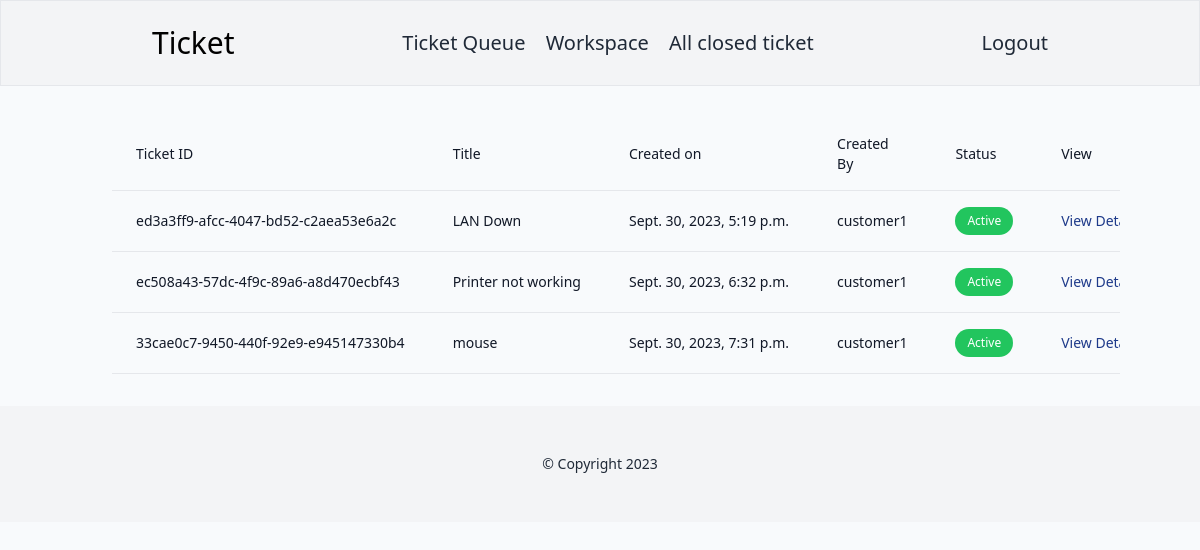
The app's page /ticket/workspace/ (signed in) with its own data.
### ticket/models.py (models this page shows, shortened)
class Ticket(models.Model):
    status_choices=(
        ('Active','Active'),
        ('Completed','Completed'),
        ('Pending','Pending')
    )
    ticket_number=models.UUIDField(default=uuid.uuid4)
    title=models.CharField(max_length=100)
    description=models.TextField()
    created_by=models.ForeignKey(User,on_delete=models.CASCADE, related_name='created_by')
    date_created=models.DateTimeField(auto_now_add=True)
    assigned_to=models.ForeignKey(User,on_delete=models.DO_NOTHING,null=True, blank=True)
    is_resolved=models.BooleanField(default=False)
    accepted_date=models.DateTimeField(null=True, blank=True)
    closed_date=models.DateTimeField(null=True,blank=True)
    ticket_status=models.CharField(max_length=15, choices=status_choices)

### users/models.py (models this page shows)
class User(AbstractUser):
    is_customer=models.BooleanField(default=False)
    is_engineer=models.BooleanField(default=False)
    def __str__(self):
        return self.username

### ticket/views.py (the view)
# urls.py: path('workspace/', workspace, name='workspace'),
def workspace(request):
    tickets=Ticket.objects.filter(assigned_to=request.user, is_resolved=False)
    return render(request,'ticket/workspace.html', {'tickets':tickets})

### templates/ticket/workspace.html (shortened to what this page needs)
{% extends 'base.html' %}
{% block content %}
<div class="container mx-auto p-6">
    <div class="flex flex-col">
        <div class="overflow-x-auto sm:-mx-6 lg:-mx-8">
            <div class="py-2 inline-block min-w-full sm:px-6 lg:px-8">
                <div class="overflow-hidden">
                    <table class="min-w-full">
                        <thead class="border-b">
                            <tr>
                                <th scope="col" class="text-sm font-medium text-gray-900 px-6 py-4 text-left">Ticket ID</th>
                                <th scope="col" class="text-sm font-medium text-gray-900 px-6 py-4 text-left">Title</th>
                                <th scope="col" class="text-sm font-medium text-gray-900 px-6 py-4 text-left">Created on</th>
                                <th scope="col" class="text-sm font-medium text-gray-900 px-6 py-4 text-left">Created By</th>
                                <th scope="col" class="text-sm font-medium text-gray-900 px-6 py-4 text-left">Status</th>
                                <th scope="col" class="text-sm font-medium text-gray-900 px-6 py-4 text-left">View</th>
                            </tr>
                        </thead>
                        <tbody>
                            {% for ticket in tickets %}
                            <tr class="border-b">
                                <td class="px-6 py-4 whitespace-nowrap text-sm font-medium text-gray-900">{{ticket.ticket_number}}</td>
                                <td class="text-sm text-gray-900 font-light px-6 py-4 whitespace-nowrap">{{ticket.title}}</td>
                                <td class="text-sm text-gray-900 font-light px-6 py-4 whitespace-nowrap">{{ticket.date_created}}</td>
                                <td class="text-sm text-gray-900 font-light px-6 py-4 whitespace-nowrap">{{ticket.created_by}}</td>
                                <td class="text-sm text-gray-900 font-light px-6 py-4 whitespace-nowrap">
                                {% if ticket.ticket_status == 'Active' %}
                                <span class="inline-flex items-center gap-1.5 py-1.5 px-3 rounded-full text-xs font-medium bg-green-500 text-white">Active</span>
                                    {% elif ticket.ticket_status == 'Pending' %}
                                    <span class="inline-flex items-center gap-1.5 py-1.5 px-3 rounded-full text-xs font-medium bg-yellow-500 text-white">Pending</span>
                                    {% elif ticket.ticket_status == 'Completed' %}
                                    <span class="inline-flex items-center gap-1.5 py-1.5 px-3 rounded-full text-xs font-medium bg-red-500 text-white">Completed</span>
                                    {% endif %}
                                </td>
                                <td class="text-sm text-blue-900 font-light px-6 py-4 whitespace-nowrap">
                                    <a href="{% url 'ticket-details' ticket.pk %}">View Details</a></td>
                            </tr>
                            {% endfor %}
                        </tbody>
                    </table>
                </div>
            </div>
        </div>
    </div>
</div>
{% endblock %}

### records on screen
Ticket: ticket_number "ed3a3ff9-afcc-4047-bd52-c2aea53e6a2c", title "LAN Down", date_created "Sept. 30, 2023, 5:19 p.m.", created_by "customer1", ticket_status "Active"
Ticket: ticket_number "ec508a43-57dc-4f9c-89a6-a8d470ecbf43", title "Printer not working", date_created "Sept. 30, 2023, 6:32 p.m.", created_by "customer1", ticket_status "Active"
Ticket: ticket_number "33cae0c7-9450-440f-92e9-e945147330b4", title "mouse", date_created "Sept. 30, 2023, 7:31 p.m.", created_by "customer1", ticket_status "Active"
